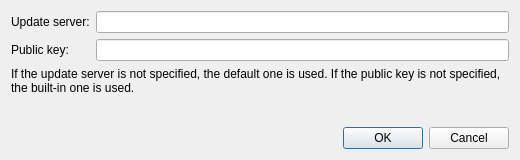
<?xml version="1.0" encoding="UTF-8"?>
<ui version="4.0">
 <class>UpdateServerDialog</class>
 <widget class="QDialog" name="UpdateServerDialog">
  <property name="geometry">
   <rect>
    <x>0</x>
    <y>0</y>
    <width>520</width>
    <height>160</height>
   </rect>
  </property>
  <property name="windowTitle">
   <string>Update Server</string>
  </property>
  <property name="modal">
   <bool>true</bool>
  </property>
  <layout class="QVBoxLayout" name="verticalLayout">
   <item>
    <layout class="QFormLayout" name="formLayout">
     <item row="0" column="0">
      <widget class="QLabel" name="label_server">
       <property name="text">
        <string>Update server:</string>
       </property>
      </widget>
     </item>
     <item row="0" column="1">
      <widget class="QLineEdit" name="edit_server"/>
     </item>
     <item row="1" column="0">
      <widget class="QLabel" name="label_public_key">
       <property name="text">
        <string>Public key:</string>
       </property>
      </widget>
     </item>
     <item row="1" column="1">
      <widget class="QLineEdit" name="edit_public_key"/>
     </item>
    </layout>
   </item>
   <item>
    <widget class="QLabel" name="label_hint">
     <property name="text">
      <string>If the update server is not specified, the default one is used. If the public key is not specified, the built-in one is used.</string>
     </property>
     <property name="wordWrap">
      <bool>true</bool>
     </property>
    </widget>
   </item>
   <item>
    <spacer name="verticalSpacer">
     <property name="orientation">
      <enum>Qt::Orientation::Vertical</enum>
     </property>
     <property name="sizeHint" stdset="0">
      <size>
       <width>20</width>
       <height>0</height>
      </size>
     </property>
    </spacer>
   </item>
   <item>
    <widget class="DialogButtonBox" name="buttonbox">
     <property name="standardButtons">
      <set>QDialogButtonBox::StandardButton::Cancel|QDialogButtonBox::StandardButton::Ok</set>
     </property>
    </widget>
   </item>
  </layout>
 </widget>
 <customwidgets>
  <customwidget>
   <class>DialogButtonBox</class>
   <extends>QDialogButtonBox</extends>
   <header>common/desktop/dialog_button_box.h</header>
  </customwidget>
 </customwidgets>
 <resources/>
 <connections/>
</ui>
